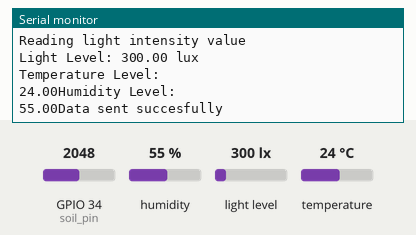
Simulated run of this sketch. Board: ESP32. Parts: the last lines printed to the serial monitor. The inputs (shaded band) are chosen by the test bench; at power-on: humidity 55 %, light level 300 lx, GPIO 34 (soil_pin) = 2048, temperature 24 °C. WiFi joins after 1.5 s; servers stay silent unless stated; web services answer with replies made up by the test bench.

Above: at 6.2 s.
6.3 s: humidity set to 22 %
At 7.38 s:
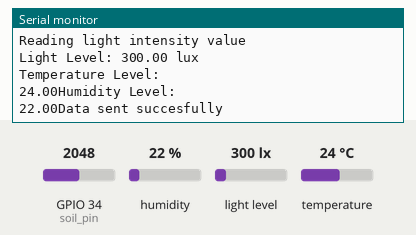
7.8 s: light level set to 40 lx
9.3 s: GPIO 34 (soil_pin) set to 2866
10.8 s: temperature set to 12 °C
At 11.55 s:
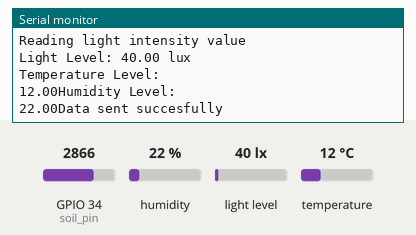
12.3 s: light level set to 500 lx
13.8 s: GPIO 34 (soil_pin) set to 3972
Timing chart, 0 to 16.3 s (numbered marks = the images above; inputs shaded):
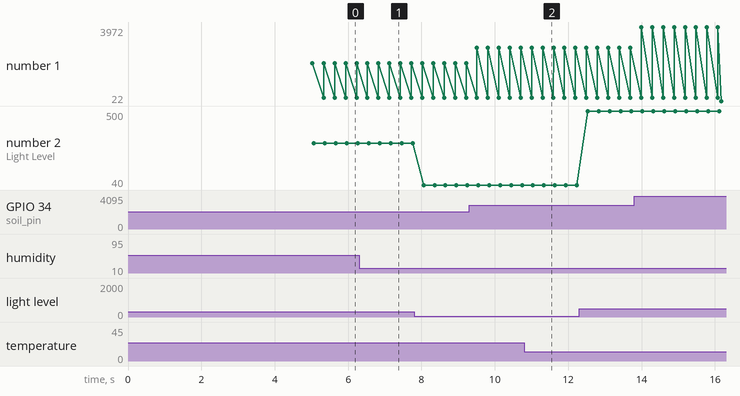

Measured:
- after the input at 6.3 s, the serial monitor: prints a new line after 0.92 s (image 1)
- after the input at 10.8 s, the serial monitor: prints a new line after 0.57 s (image 2)
- plotted number 1: 2048 → 2866 after the input at 9.3 s
- plotted number 2: 300 → 40 after the input at 7.8 s, 40 → 500 after the input at 12.3 s

The sketch:

tinkerlab_plant_whisperer_group_7.ino
```cpp
#include <WiFi.h>              //Includes the WiFi library to enable ESP32 to connect to a wireless network.
#include <HTTPClient.h>        //Allows HTTP requests like GET and POST for sending data online.
#include <Wire.h>              //Used for I2C communication between ESP32 and sensors.
#include <Adafruit_Sensor.h>   //Base class for all Adafruit sensor libraries.
#include <Adafruit_TSL2591.h>  //Library for the TSL2591 light sensor.
#include <DHT.h>               //Includes support for the DHT temperature and humidity sensor.

// Temperature and humidity sensor pinmode and intiallization
#define DHTPIN 4           //Defines the GPIO pin 4 as the data pin for the DHT22 sensor.
#define DHTTYPE DHT22      //Specifies the sensor model being used as DHT 22 (AM2302).
DHT dht(DHTPIN, DHTTYPE);  //Initializes the DHT sensor with the defined pin and type.

// Light intensity sensor intiallization
Adafruit_TSL2591 tsl = Adafruit_TSL2591(2591);  //pinmode is predefined in the library

// Soil moisture sensor
const int soil_pin = 34;  //Defines GPIO 34 (pin number 34) for reading analog soil moisture.


// Requirements for  wifi connection
const char* ssid = "network name ";                              //Stores your WiFi SSID (network name).
const char* password = "network password";                      //Stores the WiFi password.
const char* server = "https://api.thingspeak.com/update";  //URL to send sensor data to ThingSpeak.(domain only)
String apiKey = "your API key";                        //Your ThingSpeak write API key for uploading data.

void setup()  //Setup function runs once at boot to initialize everything.
{
  Serial.begin(9600);                     // Starts serial communication at 9600 baud for debugging.
  WiFi.disconnect(true);                  //Disconnects and resets any previous WiFi connections.
  delay(3000);                            //Waits 3 seconds (3000 milli seconds) before starting WiFi connection.
  WiFi.begin(ssid, password);             //Starts connecting to the specified WiFi network/
  Serial.println("connecting to wifi ");  //Prints connection status message.
  while (WiFi.status() != WL_CONNECTED)
    ;  //Keeps looping until the ESP32 is connected to WiFi.
  {
    delay(500);         //Tries connecting to wifi in the time interval of 500 milli seconds.
    Serial.print(".");  //Prints dots and connection status during WiFi attempt.
    Serial.print(WiFi.status());
    Serial.println("connected successfully");  //Confirmation that WiFi is connected.
  }

  pinMode(soil_pin, INPUT);  //Sets soil sensor pin as input for analog readings.


  if (!tsl.begin()) {                                      //Tries to start the light sensor—if it fails, show error.
    Serial.println("❌ TSL2591 not found. Check wiring.");  //If sensor isn’t found, print error and halt the system.
    while (1)
      ;
  }

  Serial.println("✅ TSL2591 sensor initialized.");  //Confirms light sensor is ready.

  // Optional: Set gain and integration time
  tsl.setGain(TSL2591_GAIN_MED);                 // Sets medium gain level for light sensitivity.
  tsl.setTiming(TSL2591_INTEGRATIONTIME_100MS);  // Sets the measurement time of the light sensor to 100 ms, it is good general value.

  dht.begin();  //Starts the DHT22 sensor.
}
void loop()  //Main code that runs repeatedly.
{
  int soil_value = analogRead(soil_pin);  //Reads raw soil moisture data from analog pin.
  Serial.println("Reading soil value");   //Prints soil moisture value to the Serial Monitor.
  Serial.println(soil_value);
  Serial.println("Reading light intensity value");  //Prints that it’s about to read light intensity.
  sensors_event_t event;
  tsl.getEvent(&event);  //Grabs a new light reading from the TSL2591 sensor.

  if (event.light) {
    Serial.print("Light Level: ");
    Serial.print(event.light);
    Serial.println(" lux");  //if the light data is valid, update light_intensity and print it.
  } else {
    Serial.println("⚠ Sensor reading invalid or overflow");  //Handles sensor error or data overflow.
  }
  float temperature = dht.readTemperature();  //Reads current temperature from DHT22.
  float humidity = dht.readHumidity();        //Reads current humidity from DHT22.
  Serial.println("Temperature Level: ");
  Serial.print(temperature);  //Prints the temperature values.

  Serial.println("Humidity Level: ");
  Serial.print(humidity);  //Prints the humidity values.


  if (WiFi.status() == WL_CONNECTED)  //Checks if the device is still connected to WiFi.
  {
    HTTPClient http;  //Creates an HTTP client for making requests.
    //Starts the HTTP request and sends the GET request.
    String url = String(server) + "?api_key=" + apiKey + "&field1=" + String(temperature) + "&field2=" + String(soil_value) + "&field3=" + String(event.light) + "&field4=" + String(humidity);
    http.begin(url);
    int httpCode = http.GET();
    if (httpCode == 200) {
      Serial.println("Data sent succesfully");
      Serial.println(httpCode);
    }  //Checks if data upload was successful or not and prints status.
    else {
      Serial.println("Couldn't send data");
    }
    http.end();  //Ends the HTTP connection.
  } else {
    Serial.println("WiFi was not connected");  //If WiFi failed, print a warning.
  }
}
```
